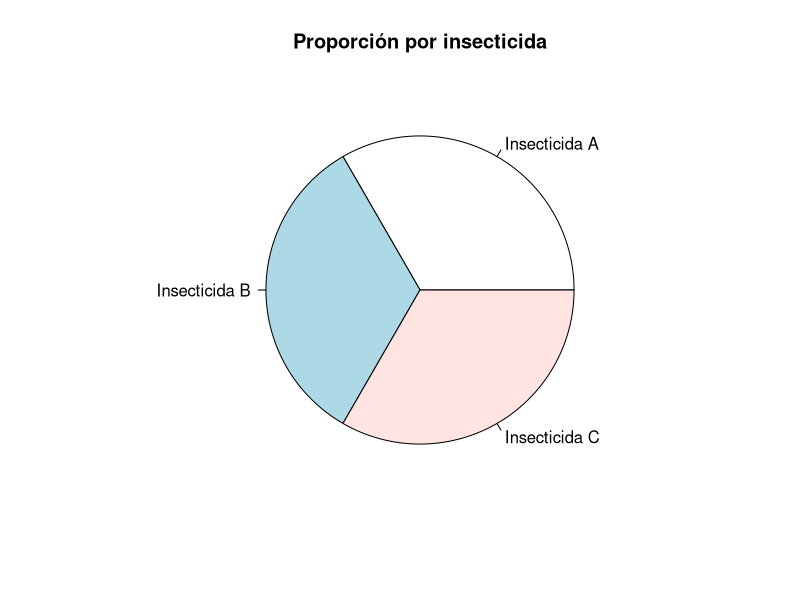
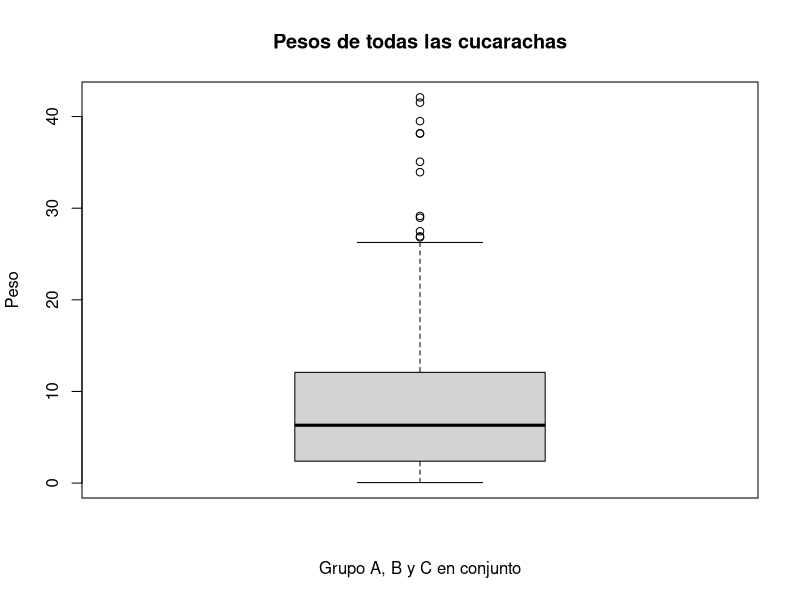
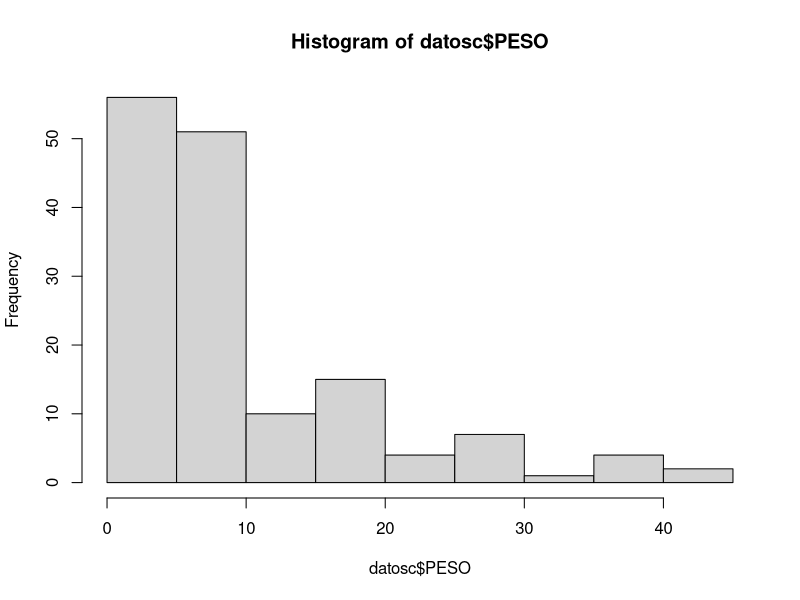
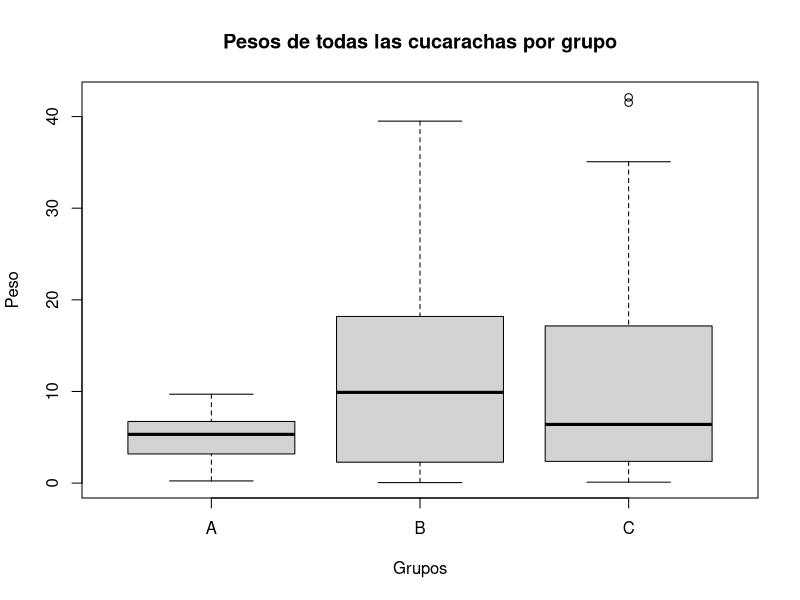
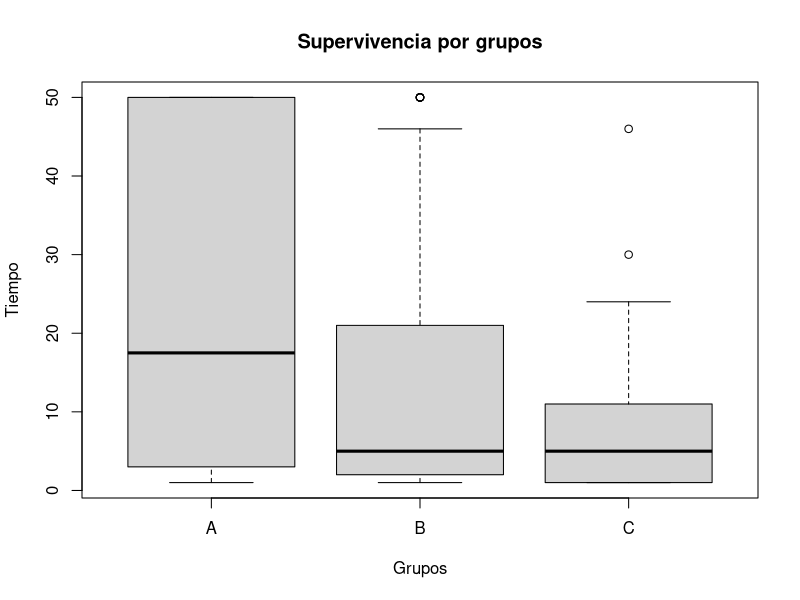
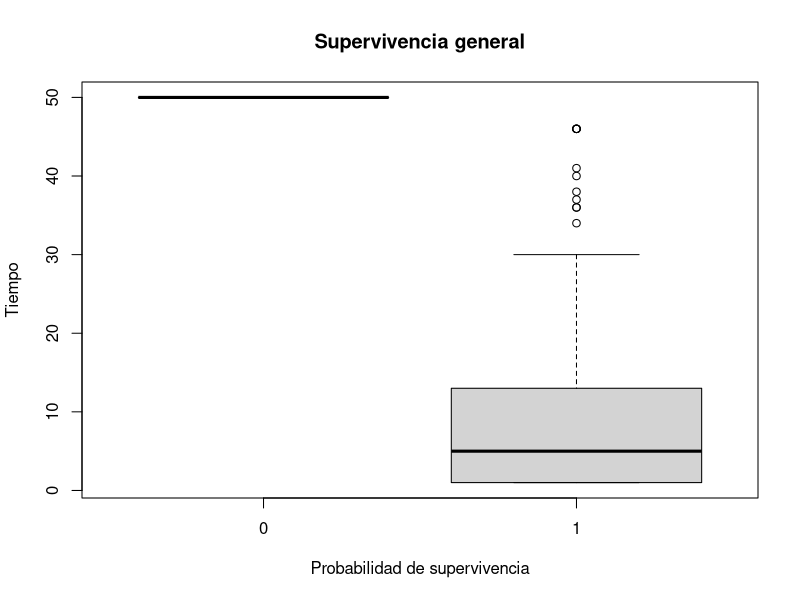
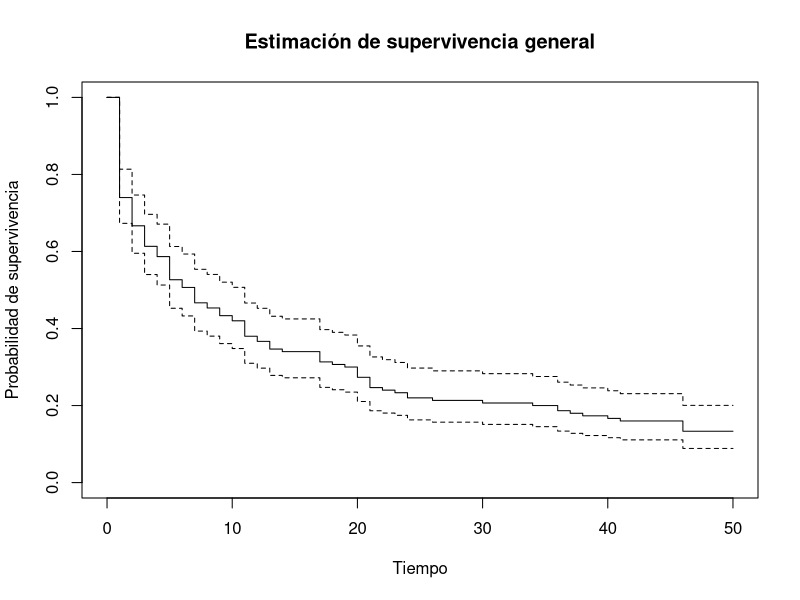
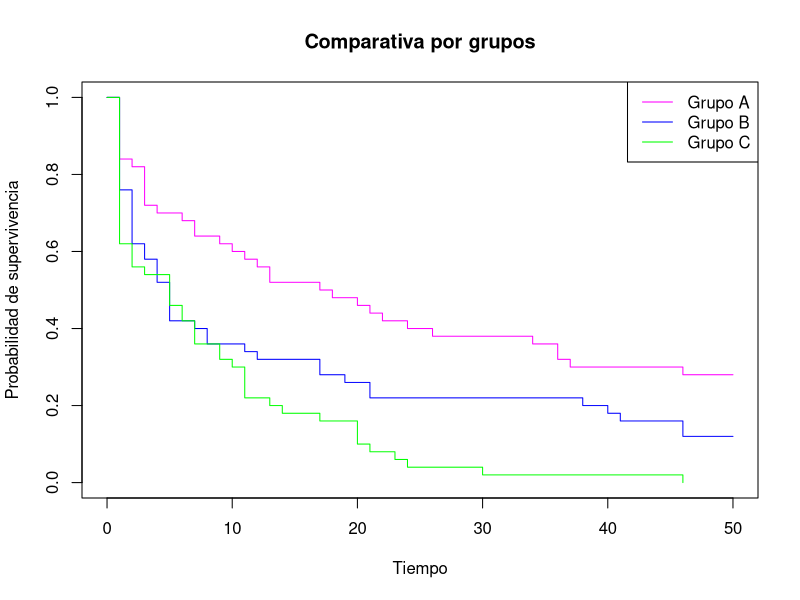

The R source for these figures, in order:
library(survival)

# Análisis de cucarachas

setwd("C:/Users/DarioJaciel/Desktop/Zuky/Rstudio/Estadística apliacada")
datosc <- read.table("Cucarachas.csv", sep = ",", header = T)
datosc

# NOTA. 1 <- presencia del evento
#       0 <- ausencia del evento

# Objetivos:
# 1. Identificar el insecticida más efectivo, supervivencia menor
# 2. Del mejor, revisar cómo se desmepeña con cucarachas grandes 
# (con mayor peso)
# 3. ¿Sobreviven más las cucarachas con mayor peso con cualquier 
# insecticida?

# Estadística descriptiva

summary(datosc)
ins <- factor(datosc$GRUPO)
levels(ins) <- c("Insecticida A", "Insecticida B", "Insecticida C")
pie(table(ins), main = "Proporción por insecticida")

# Peso
boxplot(datosc$PESO, ylab = "Peso", xlab = "Grupo A, B y C en conjunto", 
        main = "Pesos de todas las cucarachas")
hist(datosc$PESO)
boxplot(datosc$PESO ~ datosc$GRUPO, ylab = "Peso", xlab = "Grupos",
        main = "Pesos de todas las cucarachas por grupo")

# Tiempo
boxplot(datosc$TIEMPO ~ datosc$GRUPO, ylab = "Tiempo",
        xlab = "Grupos", main = "Supervivencia por grupos")
boxplot(datosc$TIEMPO ~ datosc$ESTATUS, ylab = "Tiempo",
        xlab = "Probabilidad de supervivencia", main = "Supervivencia general")

# Tablas de contingencia
table(datosc$ESTATUS, datosc$GRUPO)

# Análisis de supervivencia

# Objetivo 1. Identificar el insecticida más efectivo, supervivencia
# menor

s <- Surv(datosc$TIEMPO, datosc$ESTATUS)

# Estimador de Kaplan - Meier (solo falla y tiempo)
km.t <- survfit(s ~ 1)
summary(km.t)
plot(km.t, main = "Estimación de supervivencia general",
     ylab = "Probabilidad de supervivencia", xlab = "Tiempo")

# Estimación de km con GRUPO como discriminante

km.g <- survfit(s ~ datosc$GRUPO)
summary(km.g)
plot(km.g, col = c("magenta","blue","green"), main = "Comparativa por grupos",
     ylab = "Probabilidad de supervivencia", xlab = "Tiempo")
legend("topright",c("Grupo A", "Grupo B", "Grupo C"),
       col = c("magenta","blue","green"), lty = 1)

# Comparativa de funciones

survdiff(s ~ datosc$GRUPO)
# Hipótesis
# Ho: Las funciones de supervivencia son iguales.
# Ha: Al menos una función de supervivencia difiere.
# Rechazamos Ho si p-valor < aplha
# 3e-05 < 0.05, por lo tanto R. Ho
# Existe evidencia estadística suficiente para decir, con 95% de
# confianza, que al menos una función de supervivencia difiere.

# Comparativa Grupo A vs Grupo B
survdiff(s[datosc$GRUPO!="C"] ~ datosc$GRUPO[datosc$GRUPO!="C"])
# Hipótesis
# Ho: Las funciones de supervivencia son iguales.
# Ha: Las funciones de supervivencia difieren.
# Rechazamos Ho si p-valor < aplha
# 0.02 < 0.05, por lo tanto R. Ho
# Existe evidencia estadística suficiente para decir, con 95% de
# confianza, que las funciones de supervivencia difieren.

# Comparativa Grupo A vs Grupo c
survdiff(s[datosc$GRUPO!="B"] ~ datosc$GRUPO[datosc$GRUPO!="B"])
# Hipótesis
# Ho: Las funciones de supervivencia son iguales.
# Ha: Las funciones de supervivencia difieren.
# Rechazamos Ho si p-valor < aplha
# 2e-06 < 0.05, por lo tanto R. Ho
# Existe evidencia estadística suficiente para decir, con 95% de
# confianza, que las funciones de supervivencia difieren.

# Comparativa Grupo B vs Grupo c
survdiff(s[datosc$GRUPO!="A"] ~ datosc$GRUPO[datosc$GRUPO!="A"])
# Hipótesis
# Ho: Las funciones de supervivencia son iguales.
# Ha: Las funciones de supervivencia difieren.
# Rechazamos Ho si p-valor < aplha
# 0.04 < 0.05, por lo tanto R. Ho
# Existe evidencia estadística suficiente para decir, con 95% de
# confianza, que las funciones de supervivencia difieren.

# Apoyados en la gráfica, el insecticida C es mejor.

# Objetivo 2. Del mejor, revisar cómo se desmepeña con cucarachas
# grandes (con mayor peso)

w <- datosc[101:150,]

# Considerando la mediana como corte
median(w$PESO)
# chico <- 6.401, grande >= 6.401

# Copiamos el vector para trabajar sobre la copia
vp <- w$PESO
vp[] <- "chica"
vp[w$PESO >= 6.401] <- "grande"

km.peso <- survfit(s[datosc$GRUPO == "C"] ~ vp)
summary(km.peso)
plot(km.peso, col = c("purple", "orange3"),
     ylab = "Probabilidad de supervivencia", xlab = "Peso",
     main = "Supervivencia por tamaño de cucarachas")
legend("topright",c("Chicas", "Grandes"),
       col = c("purple", "orange3"), lty = 1)

# Comparativa de funciones

survdiff(s[datosc$GRUPO == "C"] ~ vp)
# Hipótesis
# Ho: Las funciones de supervivencia son iguales.
# Ha: Las funciones de supervivencia difieren.
# Rechazamos Ho si p-valor < aplha
# 0.9 < 0.05, por lo tanto No R. Ho
# Existe evidencia estadística suficiente para decir, con 95% de
# confianza, que las funciones de supervivencia son iguales.

# Objetivo 3. ¿Sobreviven más las cucarachas con mayor peso con 
# cualquier insecticida?

pp <- datosc$PESO
pp[] <- "chico"
pp[datosc$PESO >= median(datosc$PESO)] <- "grande"
km.pp <- survfit(s ~ pp)
plot(km.pp, col = c("purple", "orange3"), xlab = "Tiempo",
     ylab = "Probabilidad de supervivencia",
     main = "Supervivencia general de las cucarachas")
legend("topright",c("Chicas", "Grandes"),
       col = c("purple", "orange3"), lty = 1)

# Comparativa de funciones

survdiff(s ~ pp)
# Hipótesis
# Ho: Las funciones de supervivencia son iguales.
# Ha: Las funciones de supervivencia difieren.
# Rechazamos Ho si p-valor < aplha
# 0.3 < 0.05, por lo tanto No R. Ho
# Existe evidencia estadística suficiente para decir, con 95% de
# confianza, que las funciones de supervivencia son iguales.

# Considerando grandes aquellas mayores a peso 6.316. Este valor
# se puede buscar en internet para saber a partir de qué peso una
# Cucaracha se condiera grande.


# Gráfica 4 en 1
par(mfrow = c(1,4))
plot(km.g, col = c("magenta", "blue", "green"), main = "Comparativa
     de Grupos",
     ylab = "Probabilidad de supervivencia")
plot(km.g[1], col = "magenta", main = "Grupo A", 
     xlab = "                Tiempo", yaxt = "n", axes = TRUE)
axis(2, col.axis = "white")
plot(km.g[2], col = "blue", main = "Grupo B", 
     yaxt = "n", axes = TRUE)
axis(2, col.axis = "white")
plot(km.g[3], col = "green", main = "Grupo C", 
     yaxt = "n", axes = TRUE)
axis(2, col.axis = "white")
par(mfrow = c(1,1))